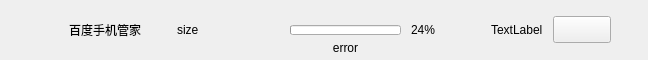
<?xml version="1.0" encoding="UTF-8"?>
<ui version="4.0">
 <class>TaskListItemClass</class>
 <widget class="QWidget" name="TaskListItemClass">
  <property name="geometry">
   <rect>
    <x>0</x>
    <y>0</y>
    <width>648</width>
    <height>60</height>
   </rect>
  </property>
  <property name="minimumSize">
   <size>
    <width>648</width>
    <height>60</height>
   </size>
  </property>
  <property name="maximumSize">
   <size>
    <width>648</width>
    <height>60</height>
   </size>
  </property>
  <widget class="QLabel" name="TaskItem_Icon">
   <property name="geometry">
    <rect>
     <x>20</x>
     <y>11</y>
     <width>38</width>
     <height>38</height>
    </rect>
   </property>
   <property name="text">
    <string/>
   </property>
  </widget>
  <widget class="QLabel" name="TaskItem_Name">
   <property name="geometry">
    <rect>
     <x>69</x>
     <y>0</y>
     <width>90</width>
     <height>60</height>
    </rect>
   </property>
   <property name="text">
    <string>百度手机管家</string>
   </property>
  </widget>
  <widget class="QLabel" name="TaskItem_Size">
   <property name="geometry">
    <rect>
     <x>177</x>
     <y>0</y>
     <width>97</width>
     <height>60</height>
    </rect>
   </property>
   <property name="text">
    <string>size</string>
   </property>
  </widget>
  <widget class="QLabel" name="TaskItem_State_icon">
   <property name="geometry">
    <rect>
     <x>468</x>
     <y>22</y>
     <width>16</width>
     <height>16</height>
    </rect>
   </property>
   <property name="text">
    <string/>
   </property>
  </widget>
  <widget class="QPushButton" name="TaskItem_TryBtn">
   <property name="geometry">
    <rect>
     <x>553</x>
     <y>16</y>
     <width>58</width>
     <height>27</height>
    </rect>
   </property>
   <property name="text">
    <string/>
   </property>
  </widget>
  <widget class="QProgressBar" name="TaskItem_Progress">
   <property name="geometry">
    <rect>
     <x>290</x>
     <y>25</y>
     <width>111</width>
     <height>10</height>
    </rect>
   </property>
   <property name="value">
    <number>0</number>
   </property>
   <property name="textVisible">
    <bool>false</bool>
   </property>
   <property name="orientation">
    <enum>Qt::Horizontal</enum>
   </property>
   <property name="textDirection">
    <enum>QProgressBar::TopToBottom</enum>
   </property>
   <widget class="QLabel" name="TaskItem_Gif">
    <property name="geometry">
     <rect>
      <x>0</x>
      <y>0</y>
      <width>111</width>
      <height>10</height>
     </rect>
    </property>
    <property name="text">
     <string/>
    </property>
   </widget>
  </widget>
  <widget class="QLabel" name="TaskItem_value">
   <property name="geometry">
    <rect>
     <x>411</x>
     <y>0</y>
     <width>41</width>
     <height>60</height>
    </rect>
   </property>
   <property name="text">
    <string>24%</string>
   </property>
  </widget>
  <widget class="QLabel" name="TaskItem_Error">
   <property name="geometry">
    <rect>
     <x>290</x>
     <y>35</y>
     <width>111</width>
     <height>25</height>
    </rect>
   </property>
   <property name="text">
    <string>error</string>
   </property>
   <property name="alignment">
    <set>Qt::AlignCenter</set>
   </property>
  </widget>
  <widget class="QLabel" name="TaskItem_State_text">
   <property name="geometry">
    <rect>
     <x>491</x>
     <y>22</y>
     <width>56</width>
     <height>16</height>
    </rect>
   </property>
   <property name="text">
    <string>TextLabel</string>
   </property>
  </widget>
 </widget>
 <layoutdefault spacing="6" margin="11"/>
 <resources>
  <include location="../../UmInstallerAssistant.qrc"/>
 </resources>
 <connections/>
</ui>
